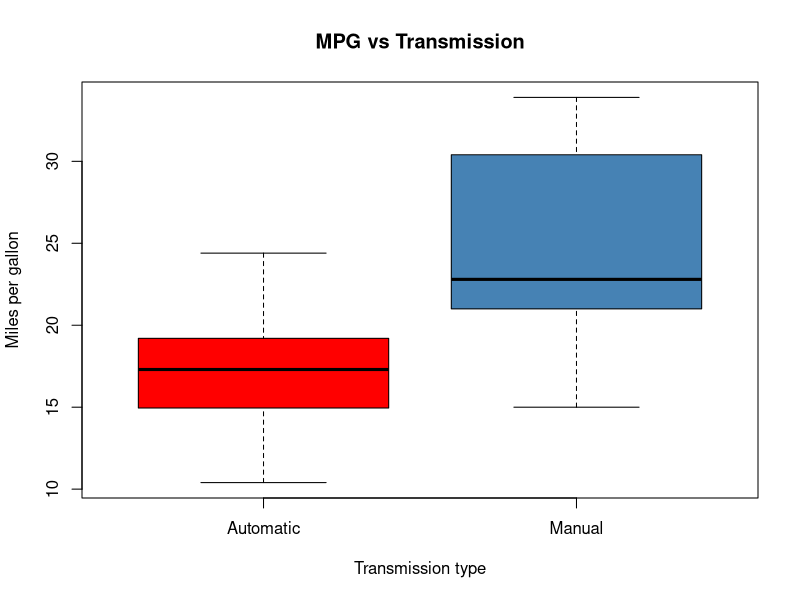

The R source for this figure:
## ---- chunk 1
data(mtcars)
str(mtcars)
## ---- chunk 2
data(mtcars)
mtcars$am <- factor(mtcars$am, labels = c("Automatic", "Manual"))
boxplot(mpg ~ am, data = mtcars,xlab = "Transmission type", ylab = "Miles per gallon",
 main = "MPG vs Transmission", col = c("red", "steelblue"), 
 names = c("Automatic", "Manual"))
## ---- chunk 3
lm(formula = mpg ~ am, data = mtcars)
